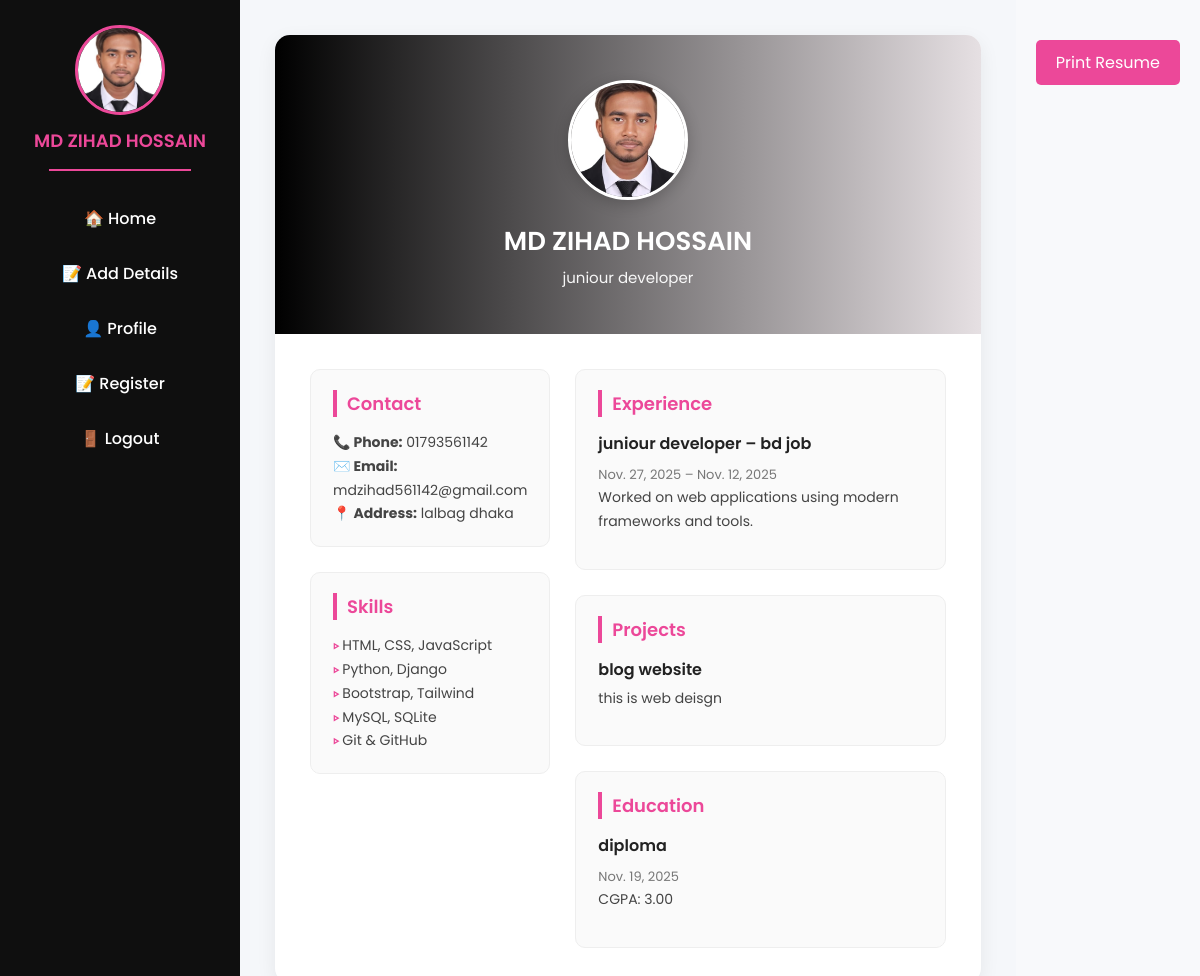
/ (signed in), run on the app's committed database.
### protfolio/models.py (models this page shows, shortened)
class userModel(AbstractUser):
    def __str__(self):
        return self.username

class profileModel(models.Model):
    full_name=models.CharField(max_length=100,null=True)
    phone=models.CharField(max_length=30,null=True)
    address=models.TextField(null=True)
    profile_pic=models.ImageField(upload_to='media/img', blank=True, null=True)
    created_by=models.OneToOneField(userModel,on_delete=models.CASCADE , null=True,related_name='profile_info')

class workExModel(models.Model):
    company_name=models.CharField(max_length=100,null=True)
    designation=models.CharField(max_length=100,null=True)
    start_date=models.DateField(null=True)
    end_date=models.DateField(null=True)
    created_by=models.ForeignKey(userModel,on_delete=models.CASCADE,null=True)

class projectModel(models.Model):
    project_name=models.CharField(max_length=100,null=True)
    description=models.TextField(null=True)
    completed_date=models.DateField(null=True)
    created_by=models.ForeignKey(userModel,on_delete=models.CASCADE,null=True)

class EduModel(models.Model):
    degree=models.CharField(max_length=100,null=True)
    institute=models.CharField(max_length=100,null=True)
    grade=models.CharField(max_length=20,null=True)
    passing_year=models.DateField(null=True)
    created_by=models.ForeignKey(userModel,on_delete=models.CASCADE,null=True)

### protfolio/views.py (the view)
# urls.py: path('',homePage,name='homePage'),
@login_required
def homePage(request):
    profile = profileModel.objects.filter(created_by=request.user).last()
    project=projectModel.objects.filter(created_by=request.user)
    work2=workExModel.objects.filter(created_by=request.user).last()
    work=workExModel.objects.filter(created_by=request.user)
    edu=EduModel.objects.filter(created_by=request.user)
    return render (request,'base.html',{'profile':profile,
                                        'email_data':request.user,
                                        'work':work,
                                        'edu':edu,
                                        'project':project,
                                        'work2':work2
                                        })

### template/base.html (shortened to what this page needs)
<!DOCTYPE html>
<html lang="bn">
<head>
</head>
<body>
 {% include 'nav.html' %}
  <div class="main">
    {% block body %}
    {% if work %}
    {% if profile %}
    <div class="resume-container">
      <div class="header">
        {% if profile.profile_pic %}
          <img src="{{ profile.profile_pic.url }}" alt="Profile Picture">
        {% endif %}
        <h1>{{ profile.full_name }}</h1>
        <p>{% if work2 %}{{ work2.designation }}{% endif %}</p>
      </div>
      <div class="content">
        <div class="left">
          <div class="section">
            <h2>Contact</h2>
            <p><strong>📞 Phone:</strong> {{ profile.phone }}</p>
            <p><strong>✉️ Email:</strong> {{ email_data.email }}</p>
            <p><strong>📍 Address:</strong> {{ profile.address }}</p>
          </div>
          <div class="section">
            <h2>Skills</h2>
            <ul>
              <li>HTML, CSS, JavaScript</li>
              <li>Python, Django</li>
              <li>Bootstrap, Tailwind</li>
              <li>MySQL, SQLite</li>
              <li>Git & GitHub</li>
            </ul>
          </div>
        </div>
        <div class="right">
          <div class="section">
            <h2>Experience</h2>
            {% for i in work %}
            <div class="exp-item">
              <h3>{{ i.designation }} – {{ i.company_name }}</h3>
              <span>{{ i.start_date }} – {{ i.end_date }}</span>
              <p>Worked on web applications using modern frameworks and tools.</p>
            </div>
            {% endfor %}
          </div>
          <div class="section">
            <h2>Projects</h2>
            {% for i in project %}
            <div class="project-item">
              <h3>{{ i.project_name }}</h3>
              <p>{{ i.description }}</p>
            </div>
            {% endfor %}
          </div>
          <div class="section">
            <h2>Education</h2>
            {% for i in edu %}
            <div class="edu-item">
              <h3>{{ i.degree }}</h3>
              <span>{{ i.passing_year }}</span>
              <p>CGPA: {{ i.grade }}</p>
            </div>
            {% endfor %}
          </div>
        </div>
      </div>
    </div>
    {% else %}
    <p style="text-align:center; padding:60px;">প্রোফাইল তথ্য পাওয়া যায়নি। প্রথমে প্রোফাইল তৈরি করুন।</p>
    {% endif %}
    {% endif %}
    {% endblock body %}
  </div>
  <footer>
   <div style="text-align: center; margin: 20px 0;">
  <button onclick="window.print()"
          style="padding: 10px 20px; background:#ec4899; color:#fff; border:none; border-radius:5px; cursor:pointer; font-size:16px;">
    Print Resume
  </button>
</div>
  </footer>
</body>
</html>

### template/nav.html
 <div class="sidebar">
    {% if request.user.profile_info.profile_pic %}
      <img src="{{ request.user.profile_info.profile_pic.url }}" alt="Profile Picture" class="sidebar-pic">
    {% else %}
      <img src="https://cdn-icons-png.flaticon.com/512/149/149071.png" alt="Default Profile" class="sidebar-pic">
    {% endif %}
    <h2>{{ request.user.profile_info.full_name }}</h2>
    <hr class="sidebar-line">
    <a href="{% url 'homePage' %}">🏠 Home</a>
    <a href="{% url 'addDetails' %}">📝 Add Details</a>
    <a href="{% url 'update' %}">👤 Profile</a>
    <a href="{% url 'registerPage' %}">📝 Register</a>
    <a href="{% url 'logoutPage' %}">🚪 Logout</a>
  </div>

### template/base.html (style rules this page uses)
* { margin: 0; padding: 0; box-sizing: border-box; font-family: 'Poppins', sans-serif; }
body { display: flex; min-height: 100vh; background: #f5f7fa; color: #333; }
.sidebar { width: 240px; background: #0f0f0f; color: #fff; display: flex; flex-direction: column; align-items: center; padding: 25px 18px; position: fixed; top: 0; bottom: 0; left: 0; }
.sidebar-pic { width: 90px; height: 90px; border-radius: 50%; object-fit: cover; border: 3px solid #ec4899; margin-bottom: 12px; }
.sidebar h2 { font-size: 18px; font-weight: 600; color: #ec4899; margin-bottom: 15px; text-align: center; text-transform: capitalize; }
.sidebar-line { width: 70%; height: 2px; background: #ec4899; border: none; margin-bottom: 25px; }
.sidebar a { text-decoration: none; color: #fff; padding: 10px 15px; border-radius: 8px; margin-bottom: 10px; width: 100%; text-align: center; font-weight: 500; transition: 0.3s; }
.main { flex: 1; margin-left: 240px; padding: 35px; overflow-y: auto; }
.resume-container { max-width: 950px; margin: 0 auto; background: #fff; border-radius: 15px; box-shadow: 0 6px 20px rgba(0, 0, 0, 0.07); overflow: hidden; animation: fadeIn 0.6s ease; }
.header { background: linear-gradient(90deg, #000, #e6e0e3); color: #fff; text-align: center; padding: 45px 20px; }
.header img { width: 120px; height: 120px; border-radius: 50%; border: 3px solid #fff; object-fit: cover; margin-bottom: 15px; box-shadow: 0 4px 15px rgba(0, 0, 0, 0.2); }
.header h1 { font-size: 26px; font-weight: 600; }
.header p { font-size: 15px; opacity: 0.95; margin-top: 5px; }
.content { display: grid; grid-template-columns: 1fr 2fr; gap: 25px; padding: 35px; }
.left, .right { display: flex; flex-direction: column; gap: 25px; }
.section { background: #fafafa; border-radius: 10px; padding: 20px 22px; border: 1px solid #eee; transition: 0.3s; }
.section h2 { font-size: 18px; font-weight: 600; color: #ec4899; margin-bottom: 14px; border-left: 4px solid #ec4899; padding-left: 10px; }
.section p, .section li { font-size: 14px; line-height: 1.7; color: #444; }
.section ul { list-style: none; padding-left: 0; margin-top: 6px; }
.section ul li::before { content: "▹ "; color: #ec4899; font-weight: bold; }
.edu-item, .exp-item, .project-item { margin-bottom: 15px; }
.edu-item h3, .exp-item h3, .project-item h3 { font-size: 16px; font-weight: 600; margin-bottom: 5px; color: #222; }
.edu-item span, .exp-item span { font-size: 13px; color: #777; }
footer { text-align: center; padding: 20px; font-size: 13px; color: #888; background: #f8f9fb; }

### data on the page
userModel: user.profile_info.profile_pic (picture), user.profile_info.full_name "MD ZIHAD HOSSAIN", email "mdzihad561142@gmail.com"
profileModel: profile_pic (picture), full_name "MD ZIHAD HOSSAIN", phone "01793561142", address "lalbag dhaka"
workExModel: designation "juniour developer", company_name "bd job", start_date "Nov. 27, 2025", end_date "Nov. 12, 2025"
projectModel: project_name "blog website", description "this is web deisgn"
EduModel: degree "diploma", passing_year "Nov. 19, 2025", grade "3.00"
